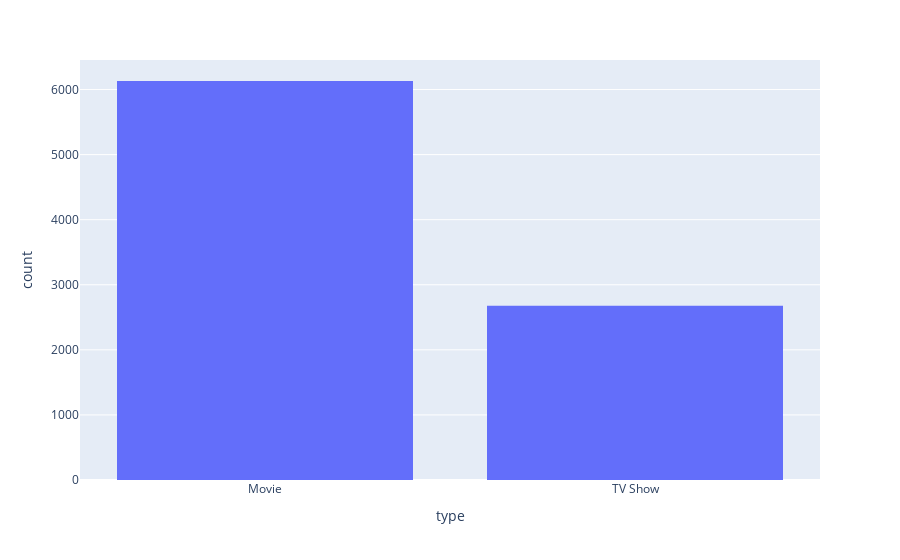

Notebook code for this chart:
### Code cell
import plotly
import plotly.express as px
df = pd.DataFrame(data=netflix, columns=["Movie", "TV Show",'type'])
fig = px.histogram(df, x="type", category_orders=dict(type=["Movie", "TV Show"]))
fig.show()

### Figure 1 — Plotly figure (JSON) as saved in the notebook; plotly's stock layout.template omitted (floating-point values rounded to 4 significant figures; data arrays with more than 128 entries replaced by an {"elided": "..."} marker saying what was removed)
{"data": [{"alignmentgroup": "True", "bingroup": "x", "hovertemplate": "type=%{x}<br>count=%{y}<extra></extra>", "legendgroup": "", "marker": {"color": "#636efa", "pattern": {"shape": ""}}, "name": "", "offsetgroup": "", "orientation": "v", "showlegend": false, "x": {"elided": "8807 str values"}, "xaxis": "x", "yaxis": "y", "type": "histogram"}], "layout": {"xaxis": {"anchor": "y", "domain": [0, 1], "title": {"text": "type"}, "categoryorder": "array", "categoryarray": ["Movie", "TV Show"]}, "yaxis": {"anchor": "x", "domain": [0, 1], "title": {"text": "count"}}, "legend": {"tracegroupgap": 0}, "margin": {"t": 60}, "barmode": "relative"}}
